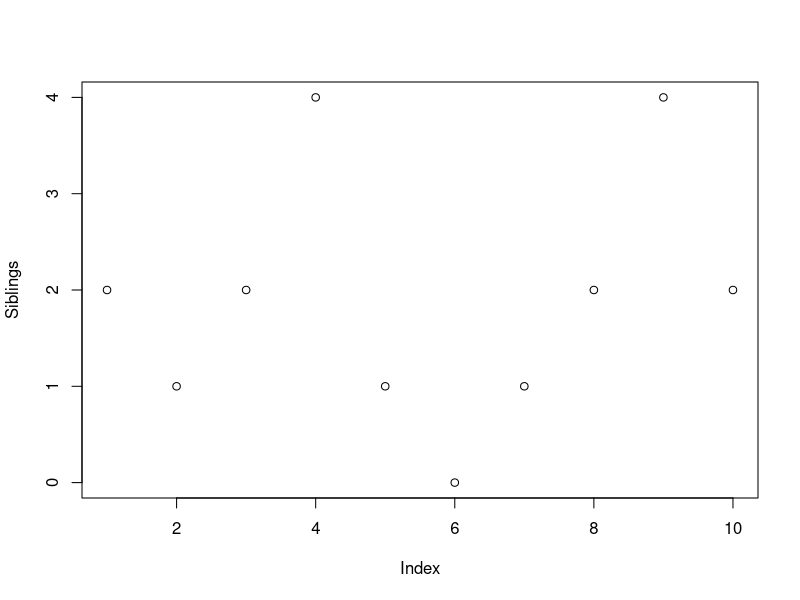
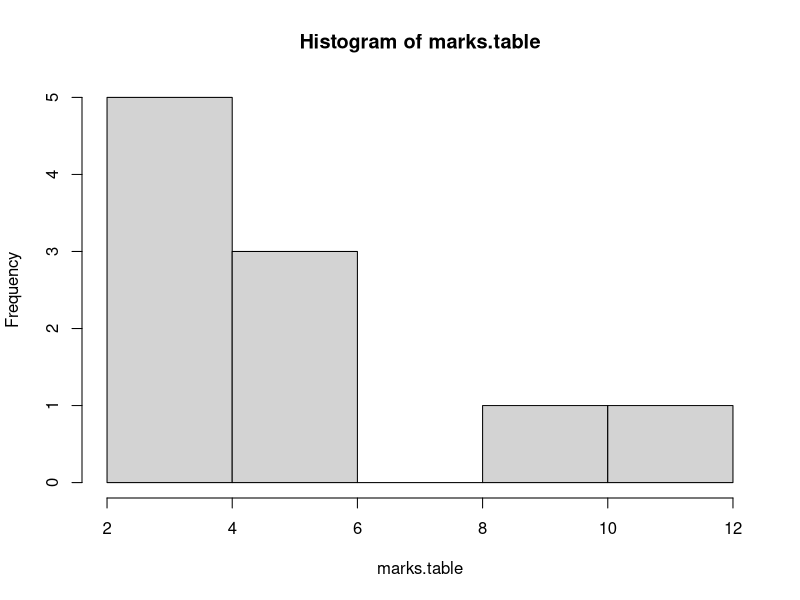
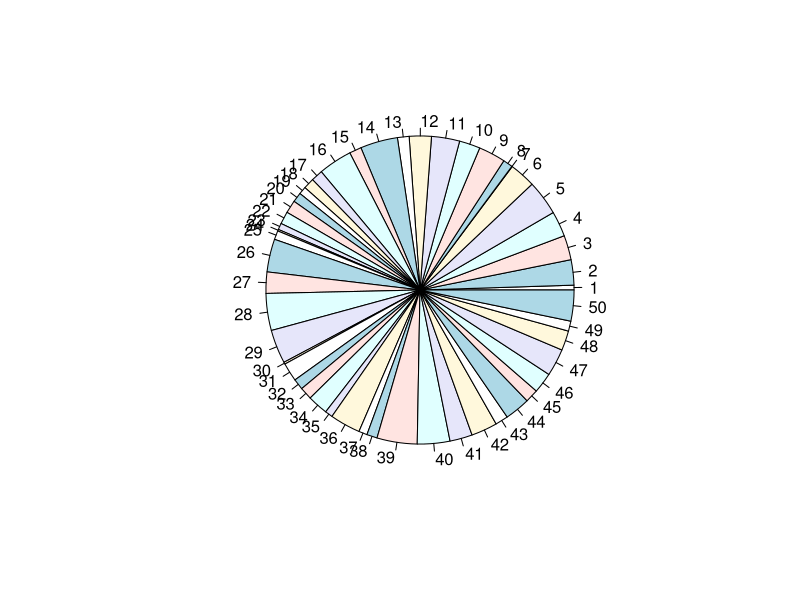

These charts were generated, in order, by the following R code: (Note: this script raises an error after producing the figures.)
Student=c('A','A','P','P','A','P','A')
Student
Color=c("Red","Blue","Green","Magenta","Green","Black","Blue","Black")
Color
Siblings=c('2','1','2','4','1','0','1','2','4','2')
Siblings
table(Student)
table(Color)
table(Siblings)
plot(Siblings)
cbind(table(Student))
set.seed(1234)
marks=ceiling(runif(50,0,100))
marks
marks
set.seed(12345)
marks=floor(runif(70,100,1000))
marks
range(marks)
set.seed(1234)
marks=ceiling(runif(50,0,100))
marks
cat(marks)
range(marks)
breaks=seq(0,100,by=10)
marks
marks.cut=cut(marks,breaks)
marks
marks.cut
cat(marks)
range(marks)
marks.table=table(marks.cut)
cbind(marks.table)
hist(marks.table)
pie(marks)
pie(Siblings)
Siblings
Siblings
pie(Siblings)
pie(table(siblings))
pie(table(Siblings))
hist(table(Siblings))
mean(table(Siblings))
median(table(Siblings))
mode(table(Siblings))
counts <- table(mtcars$gear)
barplot(counts, main="Car Distribution", xlab="Number of Gears")
marks.table
table(marks)
marks.table
z=cbind(marks.table)
z
rownames(z)
?barplot

barplot(z, beside = TRUE,
        col = c("lightblue", "mistyrose", "lightcyan",
                "lavender", "cornsilk"),
        legend = rownames(VADeaths), ylim = c(0, 20))
z <- table(rpois(100, lambda=5))
names(z) <- paste("long", names(DD), sep="_")
title(main = "Yo! I made a barplot", font.main = 4)
midpts <- barplot(z, row=rainbow(20), names.arg="")
str(VADeaths)
head(VADeaths)
